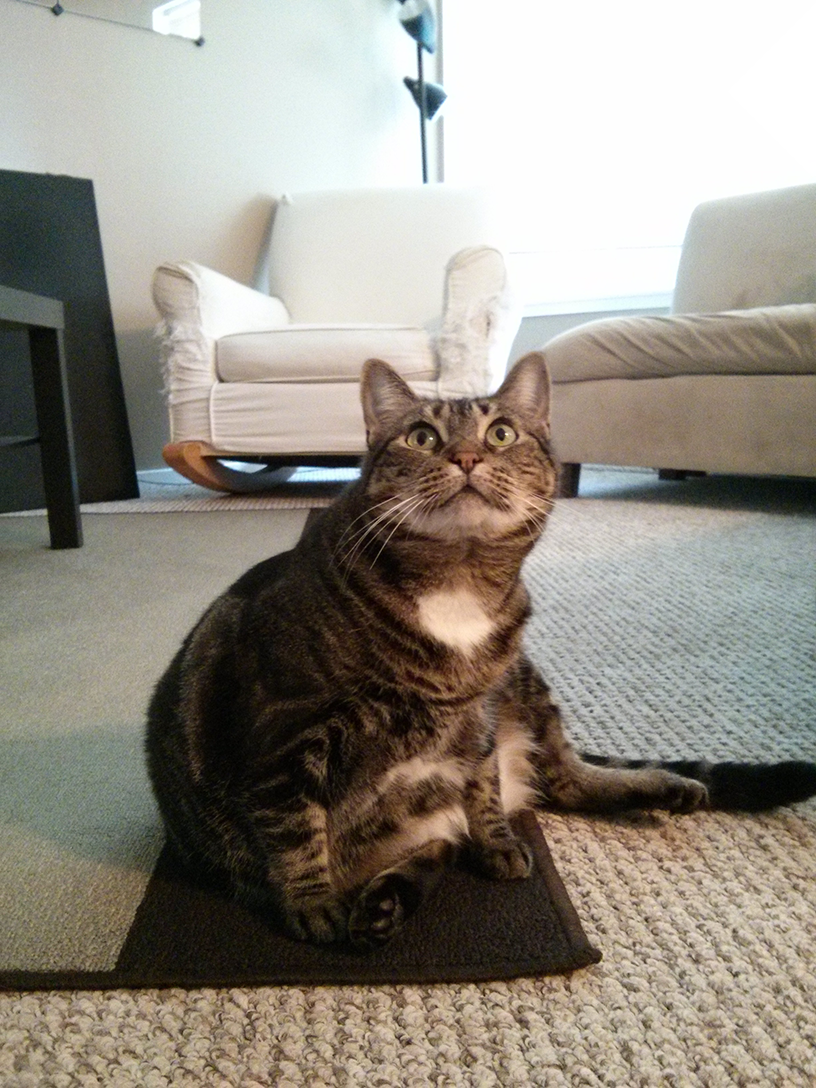
#> input picture manipulate_images/images/zophie.png, 816 x 1088 px
$ python manipulate_images.py
#> lines starting #> are read from the running program, lines starting #| are printed output that depends on the picture
"""
.. module:: manipulate_images.manipulate_images
   :synopsis: cut/crop/manipulate images.
"""
from PIL import Image
from loguru import logger

base_path = "images/"
zophie = "images/zophie.png"
cat_log = "images/catlogo.png"
SQUARE_FIT_SIZE = 300


def save_image(img: Image, file_name: str):
    try:
        img.save(file_name)
        logger.success(f"Image has been saved in {file_name}")
    except Exception as exc:
        logger.error(f"Error: {exc}")


def open_image(file_name) -> Image.open:
#> called with file_name = 'images/zophie.png'
    return Image.open(file_name)
#> returned value is the input picture: PIL image 816x1088 RGB; mean R, G, B 147, 141.1, 131.1
#> call 2 of open_image, with file_name = 'images/catlogo.png'
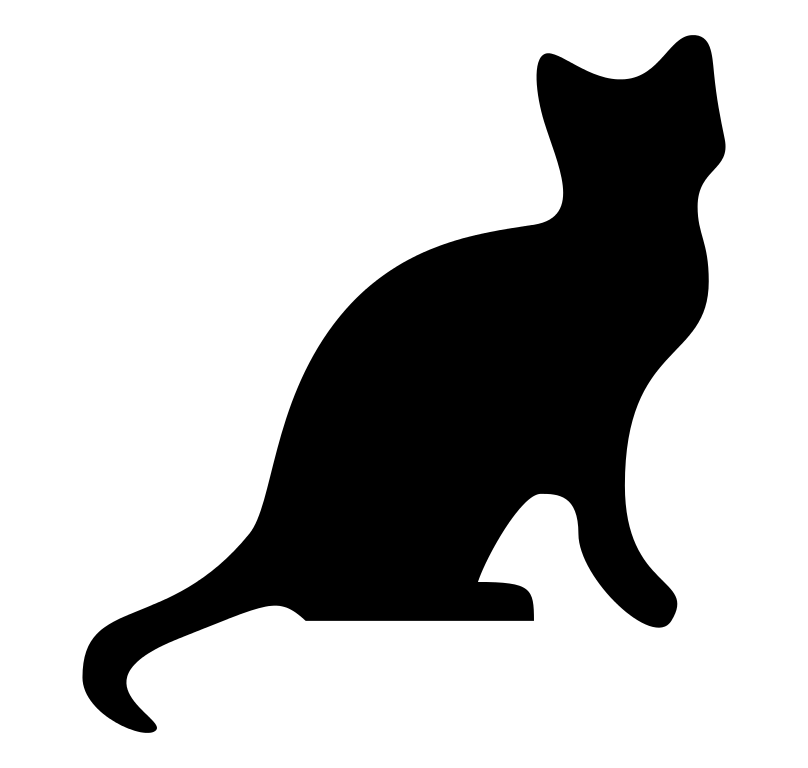
#> input picture manipulate_images/images/catlogo.png, 808 x 768 px
#> in open_image, returned value is the input picture: PIL image 808x768 RGBA; mean R, G, B, A 0, 0, 0, 68.9


def crop_image(img: Image, save=False):
    cropped_img = img.crop((335, 345, 565, 560))
    return cropped_img


def copy_image(img: Image):
    return img.copy()


def paste_image(img: Image, img2: Image, x, y):
    return img.paste(img2, (x, y))


def paste_face_to_image():
    img = open_image(zophie)
    cat_copy = copy_image(img)
    face_img = crop_image(cat_copy)
    paste_image(cat_copy, face_img, 0, 0)
    paste_image(cat_copy, face_img, 400, 500)
    save_image(cat_copy, f"{base_path}pasted.png")


def resize(img: Image):
    width, height = img.size
#> width = 816; height = 1088
    # Check if image needs to be resized.
    if width > SQUARE_FIT_SIZE and height > SQUARE_FIT_SIZE:
        # Calculate the new width and height to resize to. if width > height:
        height = int((SQUARE_FIT_SIZE / width) * height)
#> height = 400
        width = SQUARE_FIT_SIZE
    else:
        width = int((SQUARE_FIT_SIZE / height) * width)
        height = SQUARE_FIT_SIZE

    logger.info(f"Height: {height}, width: {width}")
    # Resize the image.
    return height, width


def paste_cat_logo_over_cat():
    img = open_image(zophie)
    img2 = open_image(cat_log)
    height, width = resize(img)
#> height = 400; width = 300
    height_logo, width_logo = resize(img2)
#> height_logo = 285; width_logo = 300
    img.paste(img2, (width - width_logo, height - height_logo), img2)
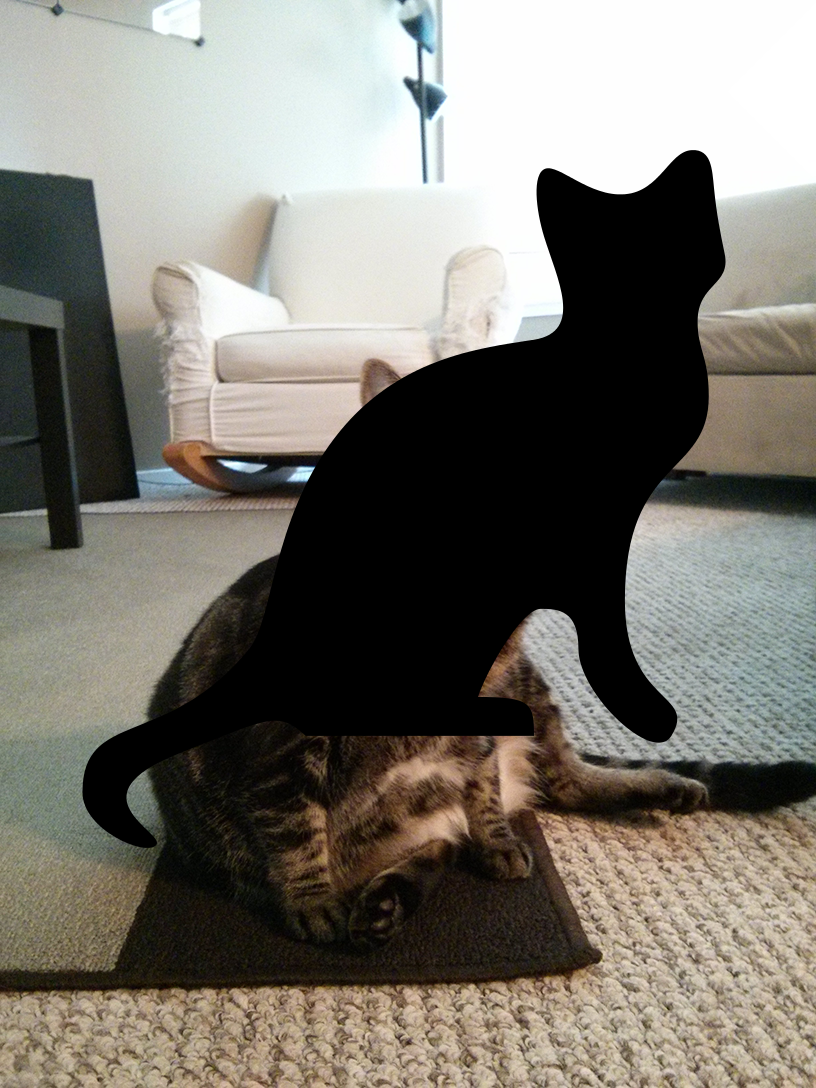
#> img: PIL image 816x1088 RGB; mean R, G, B 121.9, 118.4, 110.4
    save_image(img, f"{base_path}logo_over_cat.png")


if __name__ == "__main__":
    paste_cat_logo_over_cat()
